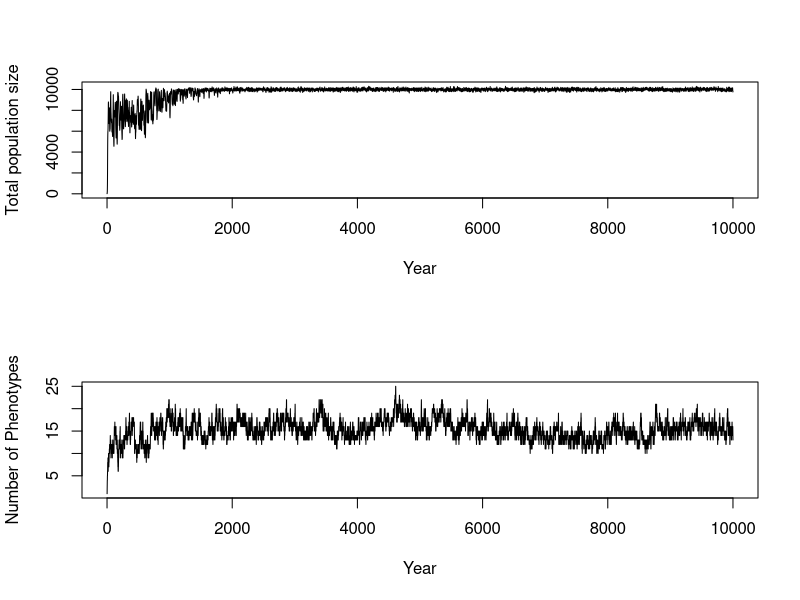
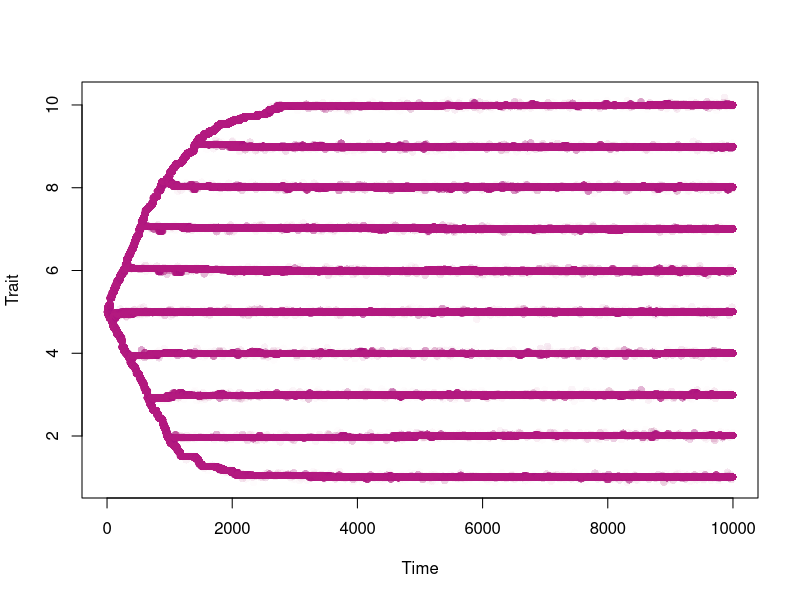

Here is the R script that generated these plots, in order: (Note: this script raises an error after producing the figures.)

# Biggest difference in this version is that there is only one trait and adults and juvenile share a resource



# Full function ----------------------------------------------------------------

resourceCompetitionSLC <- function(popSize, resProp, resFreq, resGen=matrix(c(0.1,0.1),ncol=1, nrow=2), im = 0.001, 
                                   fmax = 2, kA = 0.5, kJ = 0.5, mutProb=0.001, mutVar=0.1, time.steps=200, iniP=5, 
                                   threshold = 0.005, nmorphs = 1){
  
  pop <- matrix(data = NA, ncol = 3, nrow = nmorphs)                             # Each column in this matrix is one phenotype combination.
  
  pop[,1] <- popSize
  pop[,2] <- iniP

  
  colnames(pop) <- c("Number of indivduals", "Trait", "Proxy")
  
  stats         <- matrix(data = c(0, sum(pop[,1]), nrow(pop), mean(pop[,2]), var(pop[,2])) 
                                  , nrow = 1, ncol = 5)                                                             #Where we will eventually save our stats and phenotypes
  phenotypes <- matrix(data = c(0, popSize, iniP), nrow = 1, ncol = 3)
  colnames(phenotypes) <- c("Year", "Number of indivduals", "Trait")                                        
  
  epsilon <- .Machine$double.eps^10  #Added when some number become zero, very small number
  posstrait <- seq(from = min(resProp)-1, to = max(resProp)+1, by = mutVar)
  
  for (t in 1:time.steps){
    
    # Deterministic fecundity proxy alpha ------------------------------------
    
    adults    <- pop                                                            
    alphaA    <- NULL                                                           # Will create a matrix with all alpha values
    alphaSumA <- NULL
    
    
    resPropAduMatrix <- matrix(data = resProp, ncol = length(resProp), nrow = nrow(adults), byrow = T)
    aduTrait <- adults[, 2]
    aduTraitMatrix <- matrix(data = rep(aduTrait, each = length(resProp)), ncol = length(resProp), nrow = nrow(adults), byrow = T)
    
    alphaA           <- exp(-(((aduTraitMatrix-resPropAduMatrix)^2)/(2*resGen[1,1])^2)) + epsilon                 # Calculation of individual alpha
    adultAbund       <- adults[,1]
    adultAbundMatrix <- matrix(data = rep(adultAbund, each = length(resProp)), ncol = length(resProp), nrow = nrow(adults), byrow = T)  # Creation of a matrix with population size of each type in the rows
    alphaSumA        <- colSums((alphaA*adultAbundMatrix))                                                                         # Creation of matrix that reflects both the trait but also number of individuals in type
    
    
    RdivAlphaSumA       <- resFreq/alphaSumA
    RdivAlphaSumATrans  <- matrix(data = RdivAlphaSumA)
    
    Fec <- alphaA%*%RdivAlphaSumATrans
    adults[,3] <- fmax*(Fec/(kA+Fec)) 
    
    
    
    # Spawning of offspring -------------------------------------------------
    
    juveniles <- adults                                                         # Create a matrix were we will add juveniles into
                                                      
    
    juveniles[,1] <- rpois(n = nrow(juveniles), lambda = juveniles[,1]*juveniles[,3]) 
    
    # Mutation of offspring -------------------------------------------------
    
    probs <- juveniles[,1]/sum(juveniles[, 1])  # Generates probability of morph being mutated based upon number of individuals.
    N.mut <- as.numeric(rbinom(n = 1, size = sum(juveniles[, 1]), prob = mutProb))
    
    
    if(N.mut > 0){
      random.choice <- c()
      mutation.pos <- c()
      
      for (m in 1:length(N.mut)){
        random.choice <- rmultinom(n = 1 , size = 1, prob = probs)              # Randomly chooses which morphs to mutate based on probs
        mutation.pos[m] <- as.numeric(which(random.choice == 1))
      }
      
      for (i in  1:length(mutation.pos)){
        
        mutChange <- rnorm(n=1, mean=0, sd=mutVar)
        juveniles[mutation.pos[i], 1] <- juveniles[mutation.pos[i], 1] - 1       # Removes the mutated individual from the morph
        
        new.morph <- matrix(data = c(1, juveniles[mutation.pos[i], 2] + mutChange, 0),  #Changes trait to a new trait and adds it to the juveniles
                            ncol = ncol(juveniles), nrow = 1)
        juveniles <- rbind(juveniles, new.morph)
        
      }
    }
    
    
    
    # Kill off offspring -----------------------------------------------------
    
  
    alphaSumJ <- NULL
    alphaJ    <- NULL
   
    resPropJuvMatrix <- matrix(data = resProp, ncol = length(resProp), nrow = nrow(juveniles), byrow = T)
    juvTrait <- juveniles[,2]
    juvTraitMatrix <- matrix(data = rep(juvTrait, each = length(resProp)), ncol = length(resProp), nrow = nrow(juveniles), byrow = T)
    
    alphaJ            <- exp(-(((juvTraitMatrix-resPropJuvMatrix)^2)/(2*resGen[2,1]^2))) + epsilon
    juvenAbund        <- juveniles[,1]
    juvenAbundMatrix  <- matrix(data = rep(juvenAbund, each = length(resProp)), ncol = length(resProp), nrow = nrow(juveniles), byrow = T)  # Creation of a matrix with population size of each type in the rows
    alphaSumJ         <- colSums(alphaJ*juvenAbundMatrix)                                                                         # Creation of matrix that reflects both the trait but also number of individuals in type
    
    
    RdivAlphaSumJ     <- resFreq/alphaSumJ
    RdivAlphaSumJTrans   <- matrix(data = RdivAlphaSumJ)
    
    
    Sur <- alphaJ%*%RdivAlphaSumJTrans
    juveniles[,3] <- (Sur/(kJ+Sur)) 
    
    
    
    
    juveniles[,1] <- rbinom(n = nrow(juveniles) , size = juveniles[,1], prob = juveniles[,3])
    
    
    pop <- juveniles[juveniles[, 1] != 0, , drop = FALSE]                        # all adults die after reproducing, so the new generation is only juveniles, and all rows with zero individuals are removed.
    
    # Adding immigrants ---------------------------------------------------------------------
    
    #if (runif(1) < im){
    
    # trait <- sample(x = posstrait, size = 1)
    
    #  if(sum(pop[,2] == trait) == 0) {                   # Checks wheter a exact match of immigrant already exists
    #   rbind(pop, c(1, trait, NA))
    # } else{
    #   same <- which(pop[,2] == trait)
    #   pop[same,1] <- pop[same,1]+1
    # }
    
    # }
    
    
    # extract stats and phenotype ---------------------------------------------
    
    if(nrow(pop) == 0){                                                          # Checks whether population has reached zero, then it breaks the for loop.                                   
      print("Population extinction")
      break
    }
    
    stats <- rbind(stats, c(t, sum(pop[,1]), nrow(pop), mean(pop[,2]), var(pop[,2]))) 
    
    pStats <- cbind(rep(t, nrow(pop)), pop[,1], pop[,2])
    phenotypes <- rbind(phenotypes, pStats)
    
    
  }
  
  #return output  ------------------------------------------------------------
  colnames(stats) <- c("year", "population size", "Number of morphs", "mean trait", "var trait")
  rownames(phenotypes) <- NULL
  
  # Removing any morphs of very low abundance
    pop <- pop[pop[, 1] > threshold*stats[nrow(stats), 2], , drop = FALSE] 
    
    LastStats <- cbind(time.steps, sum(pop[,1]), nrow(pop), mean(pop[,2]), var(pop[,2])) 
    LastPheno <- cbind(rep(time.steps, nrow(pop)), pop[,1], pop[,2])
    
    colnames(LastStats) <- c("year", "population size", "Number of morphs", "mean trait", "var trait")
    colnames(LastPheno) <- c("Year", "Number of indivduals", "Trait")  
   
  
  return(list(stats=stats, phenotypes=phenotypes, LastPheno = LastPheno, LastStats = LastStats))                                 #returns both the stats and the phenotype
  
  
}







resource.frequency <- c(0.1, 0.1, 0.1, 0.1, 0.1, 0.1, 0.1, 0.1, 0.1, 0.1)           # res. freq. 
resource.property <- c(1, 2, 3, 4, 5, 6, 7, 8, 9, 10)             # res. property 
abundance <- 15000
resource.abundance <- abundance*resource.frequency

outputSLC <- resourceCompetitionSLC(resProp=resource.property, resFreq=resource.abundance, popSize = 10, mutProb=0.001, mutVar=0.05, time.steps = 10000)

statsSLC <- outputSLC$stats
phenotypesSLC <- outputSLC$phenotypes
LastPhenoSLC <- outputSLC$LastPheno
LastStatsSLC <- outputSLC$LastStats

# Plotting  -------------------------------------------------------------------

par(mfrow=c(2,1))


plot(x = statsSLC[, 1], y = statsSLC[, 2], xlab = "Year", ylab = "Total population size", type = "l")

plot(x = statsSLC[, 1], y = statsSLC[, 3], xlab = "Year", ylab = "Number of Phenotypes", type = "l")

par(mfrow=c(1,1))

pColors <- rgb(0.7, 0.1, 0.5, alpha = (phenotypesSLC[,2]/(100+phenotypesSLC[,2])))
plot(x = phenotypesSLC[, 1], y = phenotypesSLC[,3], col = pColors, ylab = "Trait", xlab = "Time", pch = 16)


# Making some species cuts

# -----------------------------Making some cuts on the number of species:


last_year_dataSLC <- phenodataSLC[phenodataSLC$Year == max(phenodataSLC$Year), ]
last_year_dataS <- subset(last_year_dataS, select = -Year)
last_year_dataS <- subset(last_year_dataS, select = -Num_Individuals)
rownames(last_year_dataS) <- NULL
rownames(last_year_data) <- NULL


distance_matrix <- as.matrix(dist(last_year_dataS[, 1, drop = FALSE], method = "euclidean"))


distance_matrix[lower.tri(distance_matrix)] <- NA



# Set a threshold for similarity (adjust as needed)
threshold <- 0.2

# Find indices of individuals to keep


same <- which(distance_matrix < threshold, arr.ind = T)
same <- same[same[, 1]-same[,2] != 0, , drop = FALSE]
rownames(same) <- NULL


# Initialize an empty list to store groups
groups <- list()

# Function to find group index for a species
find_group <- function(species_id) {
  for (i in seq_along(groups)) {
    if (species_id %in% unlist(groups[[i]])) {
      return(i)
    }
  }
  return(0)
}

# Iterate over rows in the matrix
for (i in 1:nrow(same)) {
  species1 <- same[i, 1]
  species2 <- same[i, 2]
  
  # Find groups for each species
  group1 <- find_group(species1)
  group2 <- find_group(species2)
  
  if (group1 == 0 & group2 == 0) {
    # Create a new group
    groups <- c(groups, list(c(species1, species2)))
  } else if (group1 == 0) {
    # Add species1 to the group containing species2
    groups[[group2]] <- c(groups[[group2]], species1)
  } else if (group2 == 0) {
    # Add species2 to the group containing species1
    groups[[group1]] <- c(groups[[group1]], species2)
  } else if (group1 != group2) {
    # Merge two groups
    groups[[group1]] <- c(groups[[group1]], groups[[group2]])
    groups <- groups[-group2]
  }
}

# Filter out duplicate species in each group
groups <- lapply(groups, function(group) unique(group))

rownames(last_year_dataSLC) <- NULL
final_data <- last_year_dataSLC         # Place to store filtered data
total.sub <- c()                     # Place to store subspecies

#Add population count of "subspecies" to main species

for(i in seq_along(groups)){
  combo <- NULL
  combo <- groups[[i]]
  main <- combo[which.max(final_data[combo,3])]
  sub <- combo[-which.max(final_data[combo,3])]
  final_data[main,3] <- final_data[main,3] + sum(final_data[sub,3])
  total.sub <- rbind(c(total.sub, sub))
  
}
# Remove subspecies
final_data <- final_data[-total.sub, ]

Total_species_SLC <- as.numeric(nrow(final_data))




# Plotting filtered data
color_palette <- mako(length(final_data$Adult_Trait))

ggplot(final_data, aes(x = Juvenile_Trait, y = Adult_Trait)) +
  geom_point(aes(size=Num_Individuals), color = color_palette) +                                  # Add points
  labs(x = "Juvenile Trait", y = "Adult Trait", size = "Number of individuals") +                 # Labels for the axes
  theme_minimal(base_family = "LM Roman 10", base_size = 18)




sum(final_data[,4])
sum(last_year_data[,4])
